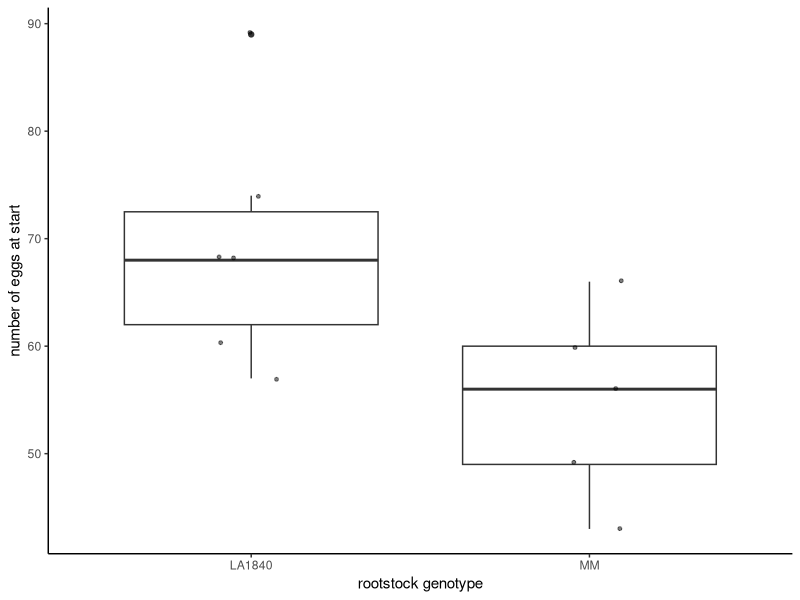
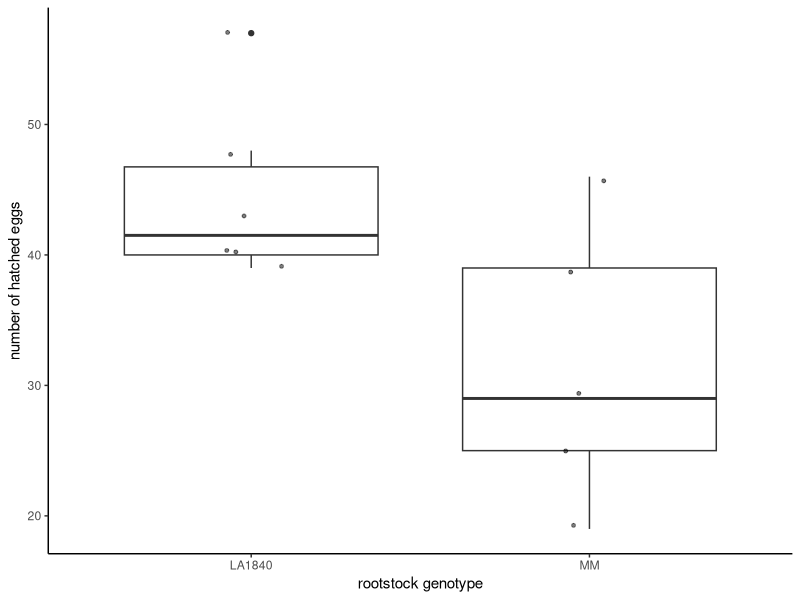
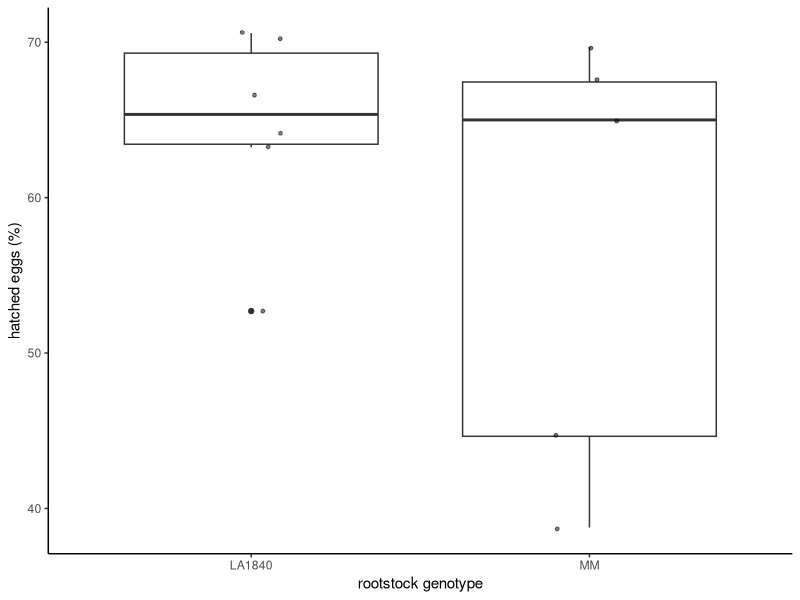

Recreate these plots in R, in order.
## ---- chunk 1
knitr::opts_chunk$set(echo = TRUE, 
                      warning = FALSE, 
                      message = FALSE, 
                      fig.width = 8, 
                      fig.height = 5, 
                      fig.align = "center")
suppressPackageStartupMessages(library("ggplot2"))
suppressPackageStartupMessages(library("ggrepel"))
suppressPackageStartupMessages(library("dplyr"))
suppressPackageStartupMessages(library("skimr"))
suppressPackageStartupMessages(library("Hmisc"))
suppressPackageStartupMessages(library("tidyr"))
suppressPackageStartupMessages(library("car"))
suppressPackageStartupMessages(library("rstatix"))
## ---- chunk 2
flies <- read.csv("raw_data.csv", 
                         header = T, 
                         sep = ",", 
                         dec = ".", 
                         check.names = FALSE)
# The first 10 rows of the data
knitr::kable(flies[1:10,1:8])
## ---- chunk 3
flies <- flies %>%     
  dplyr::filter(place != 4) %>%     
  dplyr::filter(place < 13)
## ---- chunk 4
flies <- flies %>%
  mutate(stage = as.factor(stage)) %>%
  pivot_wider(names_from = stage, values_from = number) 
## ---- chunk 5
flies <- flies %>%
  mutate(fourth_exuviae = `5_late_fourth_instar` + `6_exuviea`) %>%
  group_by(place) %>%
  mutate(`5_completed_lifecycle` = cumsum(fourth_exuviae)) %>%
  mutate(`6_total_fourth_instars` = `4_early_fourth_instar` + `5_completed_lifecycle`) %>%
  ungroup()
## ---- chunk 6
flies <- flies %>%
  select(-`5_late_fourth_instar`, -`6_exuviea`, -fourth_exuviae)
## ---- chunk 7
flies <- flies %>%
  pivot_longer(cols = `0_egg`:`6_total_fourth_instars`, 
               names_to = "stage", values_to = "number")
## ---- chunk 8
flies <- flies %>%
  mutate(percentage_from_eggs = number / eggs_start * 100) %>%
  mutate(percentage_from_hatched = number / hatched * 100)

## ---- chunk 9
flies_wide <- flies  %>%
  select(-percentage_from_eggs) %>%
  select(-percentage_from_hatched)
## ---- chunk 10
flies_wide <- flies_wide %>%
  mutate(stage = as.factor(stage)) %>%
  pivot_wider(names_from = stage, values_from = number) 
## ---- chunk 11
flies_wide <- flies_wide %>%
  mutate(total = rowSums(flies_wide[,8:12], na.rm = TRUE)) %>%
  mutate(percentage_from_eggs = total / eggs_start * 100) %>%
  mutate(percentage_from_hatched = total / hatched * 100)
## ---- chunk 12
flies_wide %>%
  group_by(genotype) %>%
  get_summary_stats(`0_egg`, type = "mean_sd")

## ---- chunk 13
flies_wide %>%  
  ggplot(., aes(x = genotype, y = `0_egg`)) +
  geom_boxplot()  +
  geom_jitter(size = 1, alpha = 0.5, width = 0.1) +
  labs(y="number of eggs at start", 
       x= "rootstock genotype") +
  theme_classic()
## ---- chunk 14

shapiro.test(resid(aov(flies_wide$`0_egg`~flies_wide$genotype)))
## ---- chunk 15
leveneTest(`0_egg`~genotype, data = flies_wide)
## ---- chunk 16
flies_wide %>%
  group_by(genotype) %>%
  identify_outliers(`0_egg`)
## ---- chunk 17
flies_wide %>%
  t_test(`0_egg` ~ genotype, var.equal = TRUE) %>%
  add_significance()
## ---- chunk 18
flies_wide %>%
  cohens_d(`0_egg` ~ genotype, var.equal = TRUE)
## ---- chunk 19
flies_wide %>%  
  mutate(day = as.factor(day)) %>%
  group_by(genotype) %>%
  dplyr::filter(day=="2") %>%
  get_summary_stats(hatched, type = "mean_sd")
## ---- chunk 20
flies_wide %>%  
  mutate(day = as.factor(day)) %>%
  dplyr::filter(day == "2") %>% 
  ggplot(., aes(x = genotype, y = hatched)) +
  geom_boxplot()  +
  geom_jitter(size = 1, alpha = 0.5, width = 0.1) +
  labs(y="number of hatched eggs",
       x= "rootstock genotype") +
  theme_classic()
## ---- chunk 21
flies_wide %>%  
  mutate(day = as.factor(day)) %>%
  dplyr::filter(day == "2") %>%
  group_by(genotype) %>%
  shapiro_test(hatched)
## ---- chunk 22
flies_wide %>%  
  mutate(day = as.factor(day)) %>%
  dplyr::filter(day == "2") %>%
  levene_test(hatched~genotype)
## ---- chunk 23
flies_wide %>%  
  mutate(day = as.factor(day)) %>%
  dplyr::filter(day == "2") %>%
  group_by(genotype) %>%
  identify_outliers(hatched)
## ---- chunk 24
flies_wide %>%  
  mutate(day = as.factor(day)) %>%
  dplyr::filter(day == "2") %>%
  t_test(hatched ~ genotype, var.equal = TRUE) %>%
  add_significance()
## ---- chunk 25
flies_wide %>%  
  mutate(day = as.factor(day)) %>%
  dplyr::filter(day == "2") %>%
  cohens_d(hatched ~ genotype, var.equal = TRUE)
## ---- chunk 26
flies_wide <- flies_wide %>%
  mutate(perc_hatched = hatched/eggs_start*100) %>%  
  mutate(day = as.factor(day))

flies_wide %>%
  group_by(genotype) %>%
  dplyr::filter(day=="2") %>%
  get_summary_stats(perc_hatched, type = "mean_sd")
## ---- chunk 27
flies_wide %>%
  dplyr::filter(day == "2") %>% 
  ggplot(., aes(x = genotype, y = perc_hatched)) +
  geom_boxplot()  +
  geom_jitter(size = 1, alpha = 0.5, width = 0.1) +
  labs(y="hatched eggs (%)",
       x= "rootstock genotype") +
  theme_classic()
## ---- chunk 28
flies_wide %>% 
  dplyr::filter(day == "2") %>%
  group_by(genotype) %>%
  shapiro_test(perc_hatched)
## ---- chunk 29
flies_wide %>% 
  dplyr::filter(day == "2") %>%
  levene_test(perc_hatched~genotype)
## ---- chunk 30
flies_wide %>%
  dplyr::filter(day == "2") %>%
  group_by(genotype) %>%
  identify_outliers(perc_hatched)
## ---- chunk 31
flies_wide %>%
  dplyr::filter(day == "2") %>%
  t_test(perc_hatched ~ genotype, var.equal = TRUE) %>%
  add_significance()
## ---- chunk 32
flies_wide %>% 
  dplyr::filter(day == "2") %>%
  cohens_d(perc_hatched ~ genotype, var.equal = TRUE)
## ---- chunk 33
flies_wide %>%
  select(!(`1_first_instar`:perc_hatched)) %>%  
  dplyr::filter(day == "2") %>%
  pivot_longer(cols = hatched:`0_egg`, 
               names_to = "stage", values_to = "number") %>%
  mutate(place = as.factor(place)) %>%
  anova_test(number ~ stage*genotype + Error(place/stage)) %>%
  get_anova_table()
